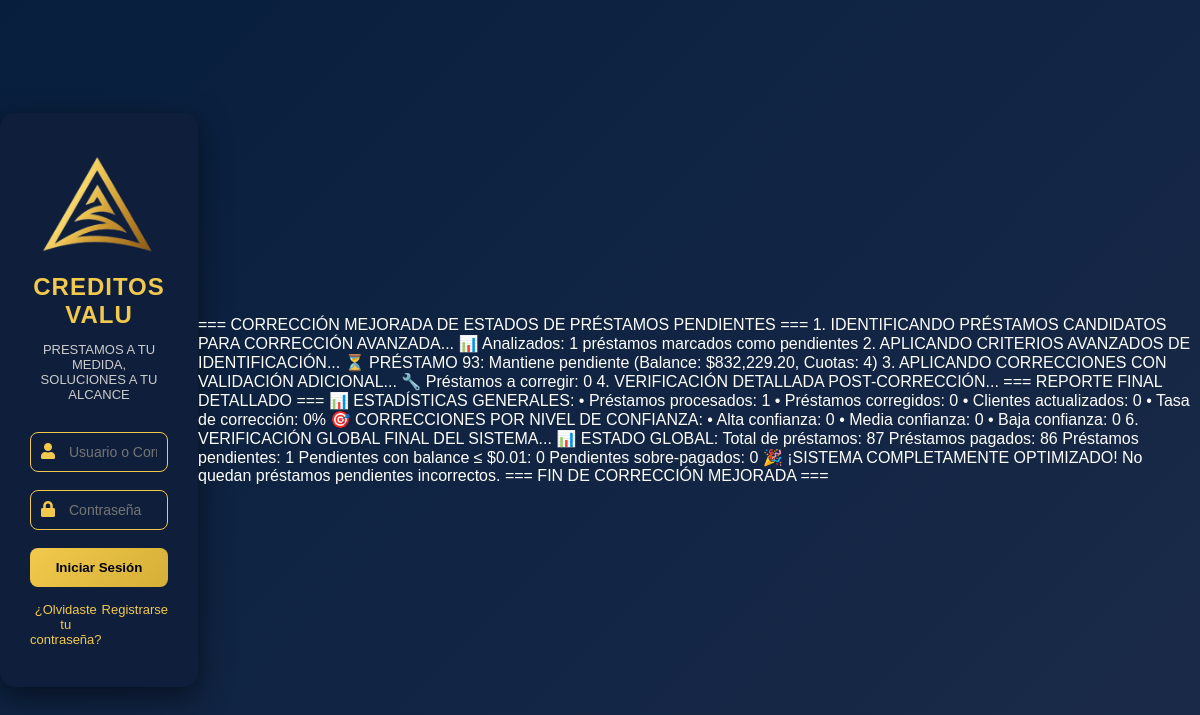
The app's page /enhanced_loan_status_fix.php, older data.
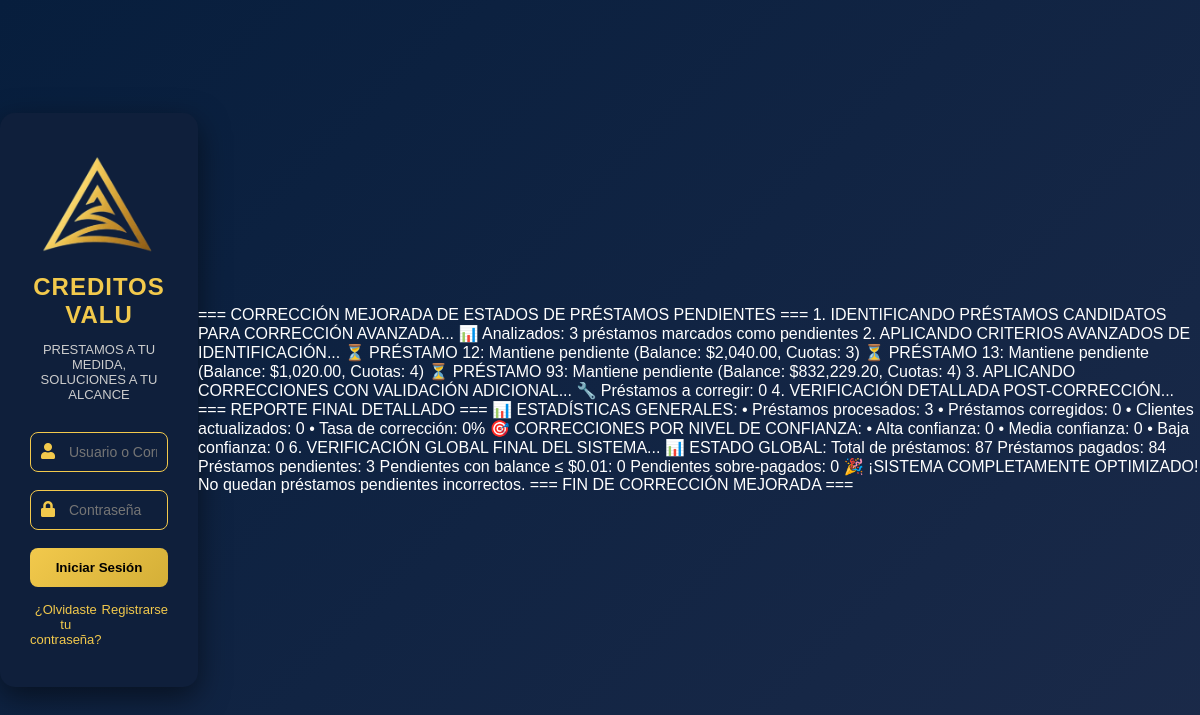
The same page, newer data.
### tables this page shows
CREATE TABLE `loans` (
  `id` int(11) NOT NULL,
  `num_prestamo` int(11) NOT NULL DEFAULT 0,
  `customer_id` int(11) NOT NULL,
  `credit_amount` decimal(15,2) NOT NULL,
  `balance` decimal(15,2) DEFAULT 0.00,
  `interest_amount` decimal(15,2) NOT NULL,
  `num_fee` int(3) NOT NULL,
  `fee_amount` decimal(10,2) NOT NULL,
  `payment_m` varchar(15) NOT NULL,
  `amortization_type` enum('francesa','estaunidense','mixta') NOT NULL,
  `coin_id` int(11) NOT NULL,
  `date` date NOT NULL,
  `status` bit(1) NOT NULL DEFAULT b'1',
  `created_by` int(11) DEFAULT NULL,
  `assigned_user_id` int(11) DEFAULT NULL,
  `tipo_cliente` enum('normal','especial') DEFAULT 'normal'
);

### enhanced_loan_status_fix.php (the view, shortened to what the changed rows need)
<?php
$CI =& get_instance();
$corrections_made = [
    'loans_to_paid' => 0,
    'customers_updated' => 0,
    'total_processed' => 0,
    'logs' => []
];
$query_candidates = $CI->db->query("
    SELECT
        l.id as loan_id,
        l.customer_id,
        l.status as loan_status,
        l.amortization_type,
        COALESCE(calc.total_expected, 0) as total_expected,
        COALESCE(calc.total_paid, 0) as total_paid,
        COALESCE(calc.balance_amount, 0) as balance_amount,
        COALESCE(calc.pending_installments, 0) as pending_installments,
        COALESCE(calc.condoned_count, 0) as condoned_count,
        -- Cálculo adicional: si el total pagado cubre el total esperado
        CASE WHEN COALESCE(calc.total_paid, 0) >= COALESCE(calc.total_expected, 0) THEN 1 ELSE 0 END as overpaid
    FROM loans l
    LEFT JOIN (
        SELECT
            li.loan_id,
            SUM(CASE WHEN li.extra_payment != 3 THEN COALESCE(li.fee_amount, 0) ELSE 0 END) AS total_expected,
            SUM(COALESCE(li.interest_paid, 0) + COALESCE(li.capital_paid, 0)) AS total_paid,
            GREATEST(0, SUM(CASE WHEN li.extra_payment != 3 THEN COALESCE(li.fee_amount, 0) ELSE 0 END) - SUM(COALESCE(li.interest_paid, 0) + COALESCE(li.capital_paid, 0))) AS balance_amount,
            SUM(CASE WHEN li.status IN (1, 3) THEN 1 ELSE 0 END) AS pending_installments,
            SUM(CASE WHEN li.extra_payment = 3 THEN 1 ELSE 0 END) AS condoned_count
        FROM loan_items li
        GROUP BY li.loan_id
    ) calc ON calc.loan_id = l.id
    WHERE l.status = 1  -- Solo préstamos marcados como pendientes
    ORDER BY l.id
");
$candidates = $query_candidates->result();
echo "   📊 Analizados: " . count($candidates) . " préstamos marcados como pendientes\n\n";
$loans_to_fix = [];
foreach ($candidates as $loan) {
    $corrections_made['total_processed']++;
    $should_be_paid = false;
    $reason = '';
    $confidence = 'BAJA';
    if ($should_be_paid) {
        $loans_to_fix[] = [
            'loan' => $loan,
            'reason' => $reason,
            'confidence' => $confidence
        ];
        echo "   ✅ [{$confidence}] PRÉSTAMO {$loan->loan_id}: {$reason}\n";
        echo "      Balance: $" . number_format($loan->balance_amount, 2) . ", Pagado: $" . number_format($loan->total_paid, 2) . ", Esperado: $" . number_format($loan->total_expected, 2) . "\n";
    } else {
        echo "   ⏳ PRÉSTAMO {$loan->loan_id}: Mantiene pendiente (Balance: $" . number_format($loan->balance_amount, 2) . ", Cuotas: {$loan->pending_installments})\n";
    }
}
echo "   • Préstamos procesados: {$corrections_made['total_processed']}\n";
$global_check_query = $CI->db->query("
    SELECT
        COUNT(*) as total_loans,
        SUM(CASE WHEN l.status = 0 THEN 1 ELSE 0 END) as paid_loans,
        SUM(CASE WHEN l.status = 1 THEN 1 ELSE 0 END) as pending_loans,
        SUM(CASE WHEN l.status = 1 AND COALESCE(calc.balance_amount, 0) <= 0.01 THEN 1 ELSE 0 END) as wrongly_pending_zero_balance,
        SUM(CASE WHEN l.status = 1 AND COALESCE(calc.total_paid, 0) >= COALESCE(calc.total_expected, 0) THEN 1 ELSE 0 END) as wrongly_pending_overpaid
    FROM loans l
    LEFT JOIN (
        SELECT loan_id,
               GREATEST(0, SUM(CASE WHEN extra_payment != 3 THEN fee_amount ELSE 0 END) - SUM(interest_paid + capital_paid)) as balance_amount,
               SUM(COALESCE(interest_paid, 0) + COALESCE(capital_paid, 0)) as total_paid,
               SUM(CASE WHEN extra_payment != 3 THEN fee_amount ELSE 0 END) as total_expected
        FROM loan_items GROUP BY loan_id
    ) calc ON calc.loan_id = l.id
");
$global_stats = $global_check_query->row();
echo "      Préstamos pagados: {$global_stats->paid_loans}\n";
echo "      Préstamos pendientes: {$global_stats->pending_loans}\n";
?>

Row changes from the older to the newer data that the page shows:
now on this page (row edited): loans: id "12", balance_amount "2,040.00", pending_installments "3"
now on this page (row edited): loans: id "13", balance_amount "1,020.00", pending_installments "4"
shown differently, row unchanged: loans id 93: status "1" → (not shown)
Text that changed along with them:
count($candidates): "1" → "3"
$corrections_made['total_processed']: (not shown) → "3"
$global_stats->paid_loans: "86" → "84"
$global_stats->pending_loans: "1" → "3"
